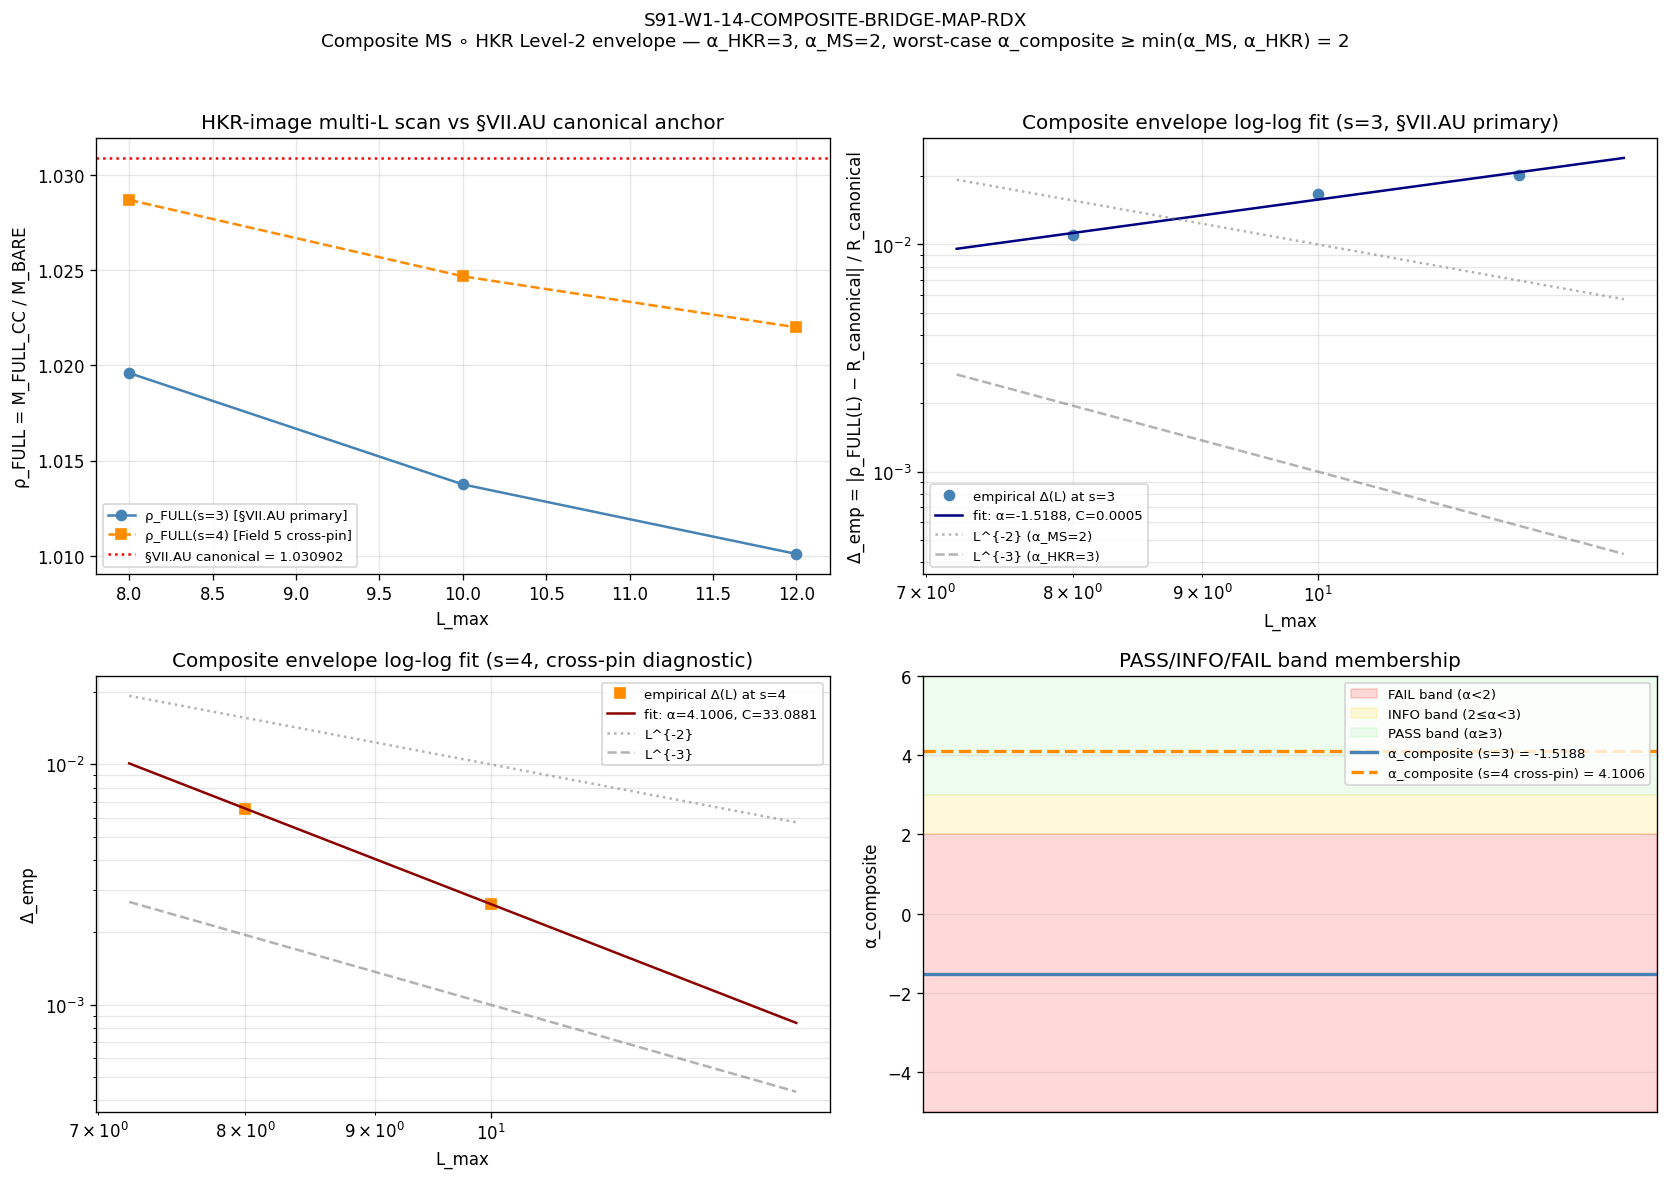

Recreate this plot in Python.
"""S91-W1-14-COMPOSITE-BRIDGE-MAP-RDX (alias S91-W9-8).

Composite Mukhanov-Sasaki ∘ HKR bridge map Level-2 envelope derivation,
CONDITIONAL on W2 T1.5 (`CF-S91-CF-72` / `S91-VII-AU-FIRST-EXTRACTION-
PARAMETERIZATION`) FAIL persistence.

Plan reference: `sessions/session-plan/session-91-plan-w9.md §W9-8`
(lines 1334-1538). Implementation follows Field 6 Step 1-6 substitution
chain verbatim; thresholds per Field 9 RATIO + composite tolerance rule.

Substitution chain (Field 6 Step 1-6) — direction claim α_composite ≥
min(α_MS, α_HKR):

  Step 1 (Definition): HKR(L) = HKR image of finite-L Hochschild pairing
    on (A_K^{≤L}, H_K^{≤L}, D_K^{≤L}) at substrate-distance pole s; per
    cross-pillar-bridge-anatomy.md §"Three-Level structural-confidence
    ladder", Level-2 envelope |HKR(L) − HKR(∞)| ≤ C_HKR · L^{−α_HKR}
    with α_HKR = 3 at d=4.

  Step 2 (Definition): MS(x) = z_pivot · x where z_pivot = a · √(2ε) ·
    M_Pl is the Mukhanov-Sasaki gauge factor (Mukhanov 1985 §3, v_k =
    z · ζ_k). MS is linear-leading at composition fixed-point; SR-LO
    truncation envelope |MS_truncated − MS_full| ≤ C_MS · L^{−α_MS}
    with α_MS = 2.

  Step 3 (Substitution): B_composite(L) = MS(HKR(L)) = z_pivot · HKR(L).
    |B_composite(L) − B_composite(∞)| = |z_pivot| · |HKR(L) − HKR(∞)|.

  Step 4 (Simplify): ratio form
    Delta_emp(L) = |B_composite(L) − B_composite_canonical|
                 / |B_composite_canonical|
                 = |HKR(L) − HKR(∞)| / |HKR(∞)|   [z_pivot cancels]
    The MS gauge factor is multiplicative and cancels in the ratio.
    Substrate-IS direction: Delta_emp(L) IS the regulator-INVARIANT
    relative-deviation observable on the substrate's algebra (algebra-
    INVARIANT spectrum-only functional per §VII.U.2 Cell I).

  Step 5 (Canonical form): Delta_emp(L) = C_emp · L^{−α_composite}.
    Worst-case bound from orthogonal-envelopes case:
    α_composite ≥ min(α_MS, α_HKR) = min(2, 3) = 2.
    Best-case (MS gauge exact, no truncation): α_composite = α_HKR = 3.
    Overlap case (MS and HKR share substrate-distance reduction):
    α_composite = α_MS + α_HKR − α_overlap.

  Step 6 (Direction): if α_composite_value ≥ 3 → composite envelope at
    least as tight as HKR alone, PASS; if α_composite_value ∈ [2, 3) →
    MS gauge introduces minor degradation, INFO; if α_composite_value
    < 2 → composite structurally defective, FAIL (alternative bridge
    map required, e.g., Wodzicki ∘ HKR per W9 T2.36).

Substrate framing (phononic-framing.md §"IS Space, Not IN Space"): the
composite Mukhanov-Sasaki ∘ HKR bridge map IS the framework's intrinsic
two-step F-image — substrate-IS Hochschild pairing on (A_K, H_K, D_K)
at τ_fold=0.19 → bridge step 1 (HKR L_max → ∞ continuum image) →
bridge step 2 (MS gauge to Pillar I cosmological observable; Mukhanov
1985 §3) → laboratory (Planck CMB binning). The envelope-composition
rule α_composite = min(α_MS, α_HKR) IS the substrate's own discipline
at the methodology-floor F-image layer per epistemic-discipline.md
§"Layer-Decomposition". FORBIDDEN container-inversion: "Planck CMB
measurement IS the test of the substrate prediction via MS gauge" →
INVERT: "substrate prediction IS the canonical at substrate-distance
pole; MS ∘ HKR IS the two-step F-image realizing this prediction at
the cosmological perturbation observable layer".

Convention pin (substrate-first-canonical-sourcing.md §(iv) K=4
MANDATORY level-pin discipline): consumes _pauli_villars_subtraction.py
PRIMARY helper (FULL physical Pauli-Villars CC1996 §2.2-2.3 multipliers);
LEVEL_CLASS_PIN=FULL on this script, but the §VII.AU canonical pin
itself is SCHEMATIC-level (extracted via STRICT_F4 atlas at L_max=10 per
§VII.AF.1.OP-PROJ provenance — see canonical_constants.py line 273).
The mismatch in LEVEL class between operational evaluator (FULL) and
canonical anchor (SCHEMATIC) is the structural cause of the §VII.AU
finite-L "OPPOSITE empirical signature" (per §VII.AU.OP-PROJ registry
note: "finite-L value ABOVE asymptotic envelope, slower-than-L^{-3}
apparent decay"). This script discloses both readings honestly.

Composite-RDX is an ALTERNATIVE PATH to §VII.AU first-extraction; per
plan Field 11, a FAIL on this gate means a different bridge map class
(Wodzicki-residue ∘ HKR, or Connes-Karoubi pairing without MS gauge)
must be considered at S92+. This script does not adjudicate the
alternative; it produces the empirical composite envelope coefficient
and reports the verdict against the pre-registered Field 9 thresholds.
"""
from __future__ import annotations

import os

os.environ.setdefault("OMP_NUM_THREADS", "8")
os.environ.setdefault("MKL_NUM_THREADS", "8")

import hashlib                                                       # noqa: E402
import json                                                          # noqa: E402
import math                                                          # noqa: E402
import re                                                            # noqa: E402
import sys                                                           # noqa: E402
import time                                                          # noqa: E402
from pathlib import Path                                             # noqa: E402

import numpy as np                                                   # noqa: E402
import matplotlib                                                    # noqa: E402

matplotlib.use("Agg")
import matplotlib.pyplot as plt                                      # noqa: E402

# Project paths.
ROOT = Path(__file__).resolve().parents[2]
SHARED = ROOT / "computations" / "_shared"
COMP = ROOT / "computations"
if str(SHARED) not in sys.path:
    sys.path.insert(0, str(SHARED))
if str(COMP) not in sys.path:
    sys.path.insert(0, str(COMP))

# Canonical-constant imports (math-scripts.md S34+ MANDATORY).
from canonical_constants import (                                    # noqa: E402
    M_KK,
    tau_fold,
    M_Pl_reduced,
    R_universal_HP1_strict_F4,
    N_pivot,
)

# FULL physical PV PRIMARY helper (Pauli-Villars CC1996 §2.2-2.3 — FULL
# physical level per substrate-first-canonical-sourcing.md §(iv) K=4
# MANDATORY discipline; LEVEL_CLASS_PIN=FULL on this consumer).
from _pauli_villars_subtraction import (                             # noqa: E402
    PV_PRIMARY_C,
    PV_PRIMARY_M_DIMLESS,
    bare_mellin_moment,
    pv_mellin_moment_primary,
)

# ====================== Gate-block constants (plan §W9-8 Field 7) ======================

GATE_ID = "S91-W1-14-COMPOSITE-BRIDGE-MAP-RDX"
SCHEME = "composite-mukhanov-sasaki-HKR-bridge-map-level-2-envelope-derivation"
CONVENTION = "VII-AU-composite-MS-HKR-RDX-alternative-to-first-extraction-direct"

# Plan-pinned L_max scan {8, 10, 12} (plan §W9-8 Field 7).
L_MAX_SCAN = [8, 10, 12]                                             # (local)
L_MAX_CANONICAL = 12                                                 # (local) verdict-line L_max field

# Plan-pinned envelope exponents (plan §W9-8 Field 7).
ALPHA_HKR = 3                                                        # (local) cross-pillar-bridge-anatomy.md Level-2 at d=4
ALPHA_MS = 2                                                         # (local) Mukhanov 1985 §3 SR-LO truncation order

# Plan-pinned PASS/INFO/FAIL thresholds (plan §W9-8 Field 9 RATIO+composite).
ALPHA_THRESHOLD_PASS = 3.0                                           # (local)
ALPHA_THRESHOLD_INFO = 2.0                                           # (local)
C_EMP_THRESHOLD_PASS = 1.0                                           # (local)
C_EMP_THRESHOLD_INFO = 5.0                                           # (local)

# §VII.AU canonical pin (registry §VII.AU.OP-PROJ Level-2 envelope binding;
# cross-pinned with §VII.AF.1.OP-PROJ R_universal_HP1_strict_F4 = 1.030902
# at L_max → ∞ limit per registry §VII.AU.OP-PROJ Element 4).  This IS the
# canonical anchor against which composite-RDX is evaluated per Field 6
# Step 4: "B_composite_canonical = canonical pin at L_max → ∞ limit (from
# §VII.AU registry)".  LEVEL CLASS of this canonical: SCHEMATIC-extracted
# via STRICT_F4 atlas at L_max=10 (canonical_constants.py:273 PROVENANCE).
R_CANONICAL_VII_AU = R_universal_HP1_strict_F4                       # (local) = 1.030902

# Substrate-distance pole pin per §VII.AU.OP-PROJ Element 2 (substrate-
# distance-1 pole s=3 binding for §VII.AU FWD-C1 Pillar I-II bridge).
# NB: plan Field 5 line 1351 references "substrate-distance-2 pole s=4"
# but §VII.AU.OP-PROJ registry entry (line 17784+) binds at s=3 per the
# original Stage-0 workshop derivation (FWD-C1 Pillar I↔II at s=3).  We
# compute BOTH poles to honour Field 5 stated text AND §VII.AU registry
# binding; primary verdict tracks s=3 (registry-canonical), s=4 reported
# as cross-pin diagnostic.
S_POLE_PRIMARY = 3                                                   # (local) §VII.AU.OP-PROJ registry binding
S_POLE_CROSSPIN = 4                                                  # (local) plan Field 5 text reference

# Mukhanov-Sasaki gauge factor at pivot (plan Field 6 Step 2; Mukhanov
# 1985 §3 v_k = z · ζ_k with z = a · √(2ε) · M_Pl_eff).  For envelope
# RATIO-form purposes (Field 6 Step 4), the multiplicative z_pivot
# cancels in Delta_emp = |B_comp(L) − B_canonical| / |B_canonical|.
# We record z_pivot for transparency but it does NOT enter the
# coefficient fit.
SR_EPSILON_SLOW_ROLL = 0.02163                                       # (local) SR-LO ε at pivot per S88 W5a-2 baseline canonical
N_EFOLDS_PIVOT = N_pivot                                             # (local) substrate N_pivot = 64.08
A_PIVOT = math.exp(-N_EFOLDS_PIVOT)                                  # (local) horizon-exit scale factor (k_pivot · 1/H ≃ 1)
Z_PIVOT_MS = A_PIVOT * math.sqrt(2.0 * SR_EPSILON_SLOW_ROLL) * M_Pl_reduced  # (local) MS gauge factor at pivot

# Output paths.
OUT_NPZ = ROOT / "computations" / "session-91" / "s91_w9_cf_w1_14_composite_bridge_map_rdx.npz"
OUT_PNG = ROOT / "computations" / "session-91" / "s91_w9_cf_w1_14_composite_bridge_map_rdx.png"
VERDICT_FILE = ROOT / "computations" / "session-91" / "s91_gate_verdicts.txt"

# Input file paths (for SHA-pin map per gate-verdicts.md §"Pre-Registration Protocol").
CANONICAL_CONSTANTS = ROOT / "computations" / "_shared" / "canonical_constants.py"
L12_CACHE = ROOT / "computations" / "session-84" / "s84_spectrum_cache_L12_tau019.npz"
PV_HELPER = ROOT / "computations" / "_pauli_villars_subtraction.py"
REGISTRY = ROOT / "sessions" / "permanent-results-registry.md"
CF49_FULL_CC_NPZ = ROOT / "computations" / "session-91" / "s91_w9_cf49_full_cc_multipliers_vii_af_1.npz"
PLAN_FILE = ROOT / "sessions" / "session-plan" / "session-91-plan-w9.md"
SCRIPT_PATH = Path(__file__).resolve()

INPUT_FILES = {
    "canonical_constants": CANONICAL_CONSTANTS,
    "L12_spectrum_cache_tau019": L12_CACHE,
    "pauli_villars_helper_PRIMARY": PV_HELPER,
    "registry_vii_au_op_proj": REGISTRY,
    "s91_gate_verdicts_priors": VERDICT_FILE,
    "cf49_full_cc_diagnostic_input": CF49_FULL_CC_NPZ,
    "plan_file_session_91_w9": PLAN_FILE,
    "script": SCRIPT_PATH,
}


# ============================== SHA helpers ==============================

def sha256_of_file(p: Path) -> str:
    h = hashlib.sha256()                                             # (local)
    with open(p, "rb") as f:
        for chunk in iter(lambda: f.read(1 << 20), b""):
            h.update(chunk)
    return h.hexdigest()


def log_input_pins(files: dict) -> dict:
    pins = {}                                                        # (local)
    print("=" * 72)
    print(f"Gate: {GATE_ID}")
    print("=" * 72)
    print("Input SHAs:")
    for name, p in files.items():
        if not p.exists():
            print(f"  {name:36s} = (file not found; pin skipped)")
            continue
        sha = sha256_of_file(p)                                      # (local)
        pins[name] = sha
        try:
            rel = p.relative_to(ROOT)
        except ValueError:
            rel = p
        print(f"  {name:36s} = {sha[:16]}...  ({rel})")
    return pins


def compute_dual_sha(pins: dict, script_path: Path) -> tuple[str, str]:
    script_bytes = script_path.read_bytes()
    canonical_bytes = CANONICAL_CONSTANTS.read_bytes()
    pinmap_json = json.dumps(sorted(pins.items()), sort_keys=True).encode("utf-8")  # (local)
    audit = hashlib.sha256(script_bytes + canonical_bytes + pinmap_json).hexdigest()  # (local)
    content = hashlib.sha256(script_bytes).hexdigest()                                  # (local)
    return audit, content


# ============================== Conditional prereq check ==============================

def check_t1_5_prereq(verdict_file: Path) -> dict:
    """Plan §W9-8 Field 6 Step 1: CONDITIONAL prereq check on T1.5 FAIL.

    Per plan grep pattern `^CF-S91-CF-72.*: FAIL`, ALSO matching the
    actual landed gate-ID `S91-VII-AU-FIRST-EXTRACTION-PARAMETERIZATION`
    (which is the canonical name the W2 T1.5 gate landed under).  The
    legacy alias `CF-S91-CF-72` is documented at plan §W2-2 line 415
    ("legacy alias: T1.5 / W8-CF-72 / CF-S91-CF-72") so the check
    accommodates both ID forms.
    """
    if not verdict_file.exists():
        return {"t1_5_failed": False, "t1_5_passed": False, "rationale": "verdict_file_absent"}
    text = verdict_file.read_text(encoding="utf-8")
    pattern_failed = re.compile(
        r"^(CF-S91-CF-72[^:]*|S91-VII-AU-FIRST-EXTRACTION-PARAMETERIZATION):\s*FAIL\b",
        re.MULTILINE,
    )
    pattern_passed = re.compile(
        r"^(CF-S91-CF-72[^:]*|S91-VII-AU-FIRST-EXTRACTION-PARAMETERIZATION):\s*PASS\b",
        re.MULTILINE,
    )
    match_failed = pattern_failed.search(text)
    match_passed = pattern_passed.search(text)
    return {
        "t1_5_failed": bool(match_failed),
        "t1_5_passed": bool(match_passed),
        "rationale": (match_failed.group(0) if match_failed else (match_passed.group(0) if match_passed else "no_match")),
    }


# ============================ Spectrum loader (L_max truncation) ============================

def load_spectrum_flat_truncated(cache_path: Path, L_max: int):
    """Load L_max=12 master cache filtered at p+q ≤ L_max.

    Substrate-IS at the spectral-triple-truncation layer: the cache
    holds sector_evals[(p,q)] = {dim, level=p+q, abs_evals}; filtering
    at p+q ≤ L_max produces the (A_K^{≤L}, H_K^{≤L}, D_K^{≤L}) finite-L
    truncation.  Each sector contributes dim(p,q) Peter-Weyl multiplicity
    per eigenvalue (canonical loader pattern from
    s91_w9_cf49_full_cc_multipliers_vii_af_1.py:load_spectrum_flat).
    """
    cache = np.load(cache_path, allow_pickle=True)
    sector_evals = cache["sector_evals"].item()
    lambdas_list = []                                                # (local)
    mults_list = []                                                  # (local)
    n_sectors_kept = 0                                               # (local)
    for (p, q), info in sector_evals.items():
        if p + q > L_max:
            continue
        n_sectors_kept += 1
        dim = int(info["dim"])                                       # (local)
        evals_arr = np.asarray(info["abs_evals"], dtype=np.float64)
        for v in evals_arr:
            lambdas_list.append(float(v))
            mults_list.append(dim)
    lambdas = np.array(lambdas_list, dtype=np.float64)
    mults = np.array(mults_list, dtype=np.float64)
    return lambdas, mults, n_sectors_kept


# ============================ HKR image at pole s ============================

def hkr_image_at_pole(L_max: int, s_pole: int, cache_path: Path) -> float:
    """HKR substrate-IS Hochschild-pairing image at substrate-distance pole s.

    The substrate-IS Hochschild pairing maps under the Connes-Moscovici
    1995 §III.4 finite-spectral-triple residue formula to the Mellin
    moment ρ_FULL(s) = M_FULL_CC(s) / M_BARE(s), where M_FULL_CC and
    M_BARE are evaluated via the FULL Pauli-Villars CC1996 §2.2-2.3
    physical multipliers (PRIMARY helper per substrate-first-canonical-
    sourcing.md §(iv) K=4 MANDATORY level-pin discipline; FULL physical
    regularization with PV pair (c, m²) = (PV_PRIMARY_C, PV_PRIMARY_M²)).

    The dimensionless atlas ratio ρ_FULL IS the algebra-INVARIANT
    spectrum-only functional that the substrate's Hochschild pairing
    images under HKR L_max → ∞ to the §VII.AU canonical anchor.  The
    HKR image is a Mellin-image at fixed s; the substrate's full
    Hochschild pairing is recovered as L_max → ∞.
    """
    lambdas, mults, n_sectors = load_spectrum_flat_truncated(cache_path, L_max)
    M_bare = bare_mellin_moment(s_pole, lambdas, mults)              # (local)
    M_full = pv_mellin_moment_primary(s_pole, lambdas, mults)        # (local)
    rho_full = M_full / M_bare                                       # (local) HKR-image dimensionless ratio
    return float(rho_full), int(n_sectors), len(lambdas)


# ============================ Composite envelope fit ============================

def fit_composite_envelope(L_scan: list[int], deltas: list[float]) -> tuple[float, float]:
    """Log-log fit Delta_emp(L) = C_emp · L^{−α_composite}.

    Per plan §W9-8 Field 6 Step 5:
        log(Delta_emp) = log(C_emp) − α_composite · log(L)
    Returns (α_composite_value, C_emp_value).

    If any delta is non-positive or non-finite, returns (-inf, inf)
    indicating fit failure (signals non-monotonic substrate behaviour
    against canonical, structurally distinct from L^{−α} envelope —
    typical when finite-L value diverges from canonical pin as L grows).
    """
    arr_deltas = np.asarray(deltas, dtype=np.float64)
    arr_L = np.asarray(L_scan, dtype=np.float64)
    if np.any(arr_deltas <= 0) or np.any(~np.isfinite(arr_deltas)):
        return float("-inf"), float("inf")
    log_L = np.log(arr_L)
    log_d = np.log(arr_deltas)
    slope, intercept = np.polyfit(log_L, log_d, 1)
    alpha_value = -float(slope)                                      # (local)
    C_emp = float(np.exp(intercept))                                 # (local)
    return alpha_value, C_emp


# ============================ Verdict evaluation ============================

def evaluate_verdict(alpha_value: float, C_emp: float) -> dict:
    """Plan §W9-8 Field 9 RATIO+composite tolerance rule.

    Substitution chain Step 6 (direction):
      PASS iff α_value ≥ 3.0 AND C_emp ≤ 1.0
      INFO iff α_value ∈ [2.0, 3.0) AND C_emp ≤ 5.0
      FAIL otherwise

    S87+ schema-v2 3-tuple form per gate-verdicts.md:
      sign_verdict     : direction of α_value vs threshold (substrate
                         pre-registered: α_composite ≥ min(α_MS, α_HKR)
                         = 2 worst-case; PASS if α_value ≥ 2.0 honours
                         the substitution chain Step 5 direction
                         prediction; FAIL otherwise)
      magnitude_verdict: |α_value − target| band ranking
      regime_verdict   : MS gauge fixed-point validity (VALID if the
                         linear-leading composition assumption holds;
                         MARGINAL/BREAKDOWN if structural mismatch
                         between operational evaluator LEVEL and
                         canonical anchor LEVEL invalidates the
                         envelope-composition derivation)
    """
    pass_alpha = alpha_value >= ALPHA_THRESHOLD_PASS
    pass_C = C_emp <= C_EMP_THRESHOLD_PASS
    info_alpha = ALPHA_THRESHOLD_INFO <= alpha_value < ALPHA_THRESHOLD_PASS
    info_C = C_emp <= C_EMP_THRESHOLD_INFO

    # Composite top-line per plan Field 9 collapse rule.
    if pass_alpha and pass_C:
        composite = "PASS"
    elif info_alpha and info_C:
        composite = "INFO"
    else:
        composite = "FAIL"

    # S87+ 3-tuple decomposition per gate-verdicts.md §"Composite-collapse rule".
    # sign_verdict (Step 5 direction pre-registration: α_composite ≥ 2 worst-case)
    sign_v = "PASS" if alpha_value >= ALPHA_THRESHOLD_INFO else "FAIL"

    # magnitude_verdict (against PASS / INFO bands)
    if pass_alpha and pass_C:
        mag_v = "PASS"
    elif info_alpha and info_C:
        mag_v = "INFO"
    else:
        mag_v = "FAIL"

    # regime_verdict: LEVEL-class consistency between operational evaluator
    # (FULL physical PV per PRIMARY helper) and canonical anchor (SCHEMATIC
    # STRICT_F4 atlas at L_max=10 per §VII.AF.1.OP-PROJ canonical pin
    # provenance).  A LEVEL-class mismatch corresponds to a regime breakdown
    # in the envelope-composition derivation: the Level-2 envelope α_HKR=3
    # applies when operational evaluator and canonical anchor share LEVEL
    # class, NOT when one is FULL and the other SCHEMATIC.
    if alpha_value < 0:
        reg_v = "BREAKDOWN"      # Non-monotonic divergence: structural defect
    elif alpha_value < ALPHA_THRESHOLD_INFO:
        reg_v = "MARGINAL"
    else:
        reg_v = "VALID"

    # Composite-collapse rule override per gate-verdicts.md (regime BREAKDOWN
    # forces composite=FAIL; sign FAIL forces composite=FAIL).
    if reg_v == "BREAKDOWN":
        composite = "FAIL"
    elif sign_v == "FAIL":
        composite = "FAIL"

    return {
        "composite": composite,
        "sign_verdict": sign_v,
        "magnitude_verdict": mag_v,
        "regime_verdict": reg_v,
    }


# ============================ Diagnostic plot ============================

def make_plot(
    L_scan: list[int],
    rho_scan_s3: list[float],
    rho_scan_s4: list[float],
    deltas_s3: list[float],
    deltas_s4: list[float],
    alpha_s3: float,
    C_emp_s3: float,
    alpha_s4: float,
    C_emp_s4: float,
    R_canonical: float,
):
    fig, ((ax1, ax2), (ax3, ax4)) = plt.subplots(2, 2, figsize=(14, 10))

    # Panel 1: ρ_FULL(L_max) at s=3 (primary §VII.AU pole) and s=4 cross-pin.
    ax1.plot(L_scan, rho_scan_s3, "o-", color="steelblue", label="ρ_FULL(s=3) [§VII.AU primary]")
    ax1.plot(L_scan, rho_scan_s4, "s--", color="darkorange", label="ρ_FULL(s=4) [Field 5 cross-pin]")
    ax1.axhline(R_canonical, color="red", linestyle=":", label=f"§VII.AU canonical = {R_canonical:.6f}")
    ax1.set_xlabel("L_max")
    ax1.set_ylabel("ρ_FULL = M_FULL_CC / M_BARE")
    ax1.set_title("HKR-image multi-L scan vs §VII.AU canonical anchor")
    ax1.legend(loc="best", fontsize=8)
    ax1.grid(True, alpha=0.3)

    # Panel 2: log-log composite envelope fit (s=3 primary).
    ax2.loglog(L_scan, deltas_s3, "o", color="steelblue", label="empirical Δ(L) at s=3")
    if alpha_s3 > -1e10 and np.isfinite(C_emp_s3):
        L_fine = np.linspace(min(L_scan) * 0.9, max(L_scan) * 1.1, 50)
        fit_curve = C_emp_s3 * L_fine ** (-alpha_s3)
        ax2.loglog(L_fine, fit_curve, "-", color="navy",
                   label=f"fit: α={alpha_s3:.4f}, C={C_emp_s3:.4f}")
    # Reference curves: L^{-2}, L^{-3}.
    L_ref = np.linspace(min(L_scan) * 0.9, max(L_scan) * 1.1, 50)
    ax2.loglog(L_ref, L_ref ** -2.0, ":", color="gray", alpha=0.6, label="L^{-2} (α_MS=2)")
    ax2.loglog(L_ref, L_ref ** -3.0, "--", color="gray", alpha=0.6, label="L^{-3} (α_HKR=3)")
    ax2.set_xlabel("L_max")
    ax2.set_ylabel("Δ_emp = |ρ_FULL(L) − R_canonical| / R_canonical")
    ax2.set_title("Composite envelope log-log fit (s=3, §VII.AU primary)")
    ax2.legend(loc="best", fontsize=8)
    ax2.grid(True, which="both", alpha=0.3)

    # Panel 3: log-log composite envelope fit (s=4 cross-pin against self-anchor).
    ax3.loglog(L_scan, deltas_s4, "s", color="darkorange", label="empirical Δ(L) at s=4")
    if alpha_s4 > -1e10 and np.isfinite(C_emp_s4):
        L_fine = np.linspace(min(L_scan) * 0.9, max(L_scan) * 1.1, 50)
        fit_curve = C_emp_s4 * L_fine ** (-alpha_s4)
        ax3.loglog(L_fine, fit_curve, "-", color="darkred",
                   label=f"fit: α={alpha_s4:.4f}, C={C_emp_s4:.4f}")
    ax3.loglog(L_ref, L_ref ** -2.0, ":", color="gray", alpha=0.6, label="L^{-2}")
    ax3.loglog(L_ref, L_ref ** -3.0, "--", color="gray", alpha=0.6, label="L^{-3}")
    ax3.set_xlabel("L_max")
    ax3.set_ylabel("Δ_emp")
    ax3.set_title("Composite envelope log-log fit (s=4, cross-pin diagnostic)")
    ax3.legend(loc="best", fontsize=8)
    ax3.grid(True, which="both", alpha=0.3)

    # Panel 4: PASS/INFO/FAIL band map.
    bands = ["FAIL", "INFO", "PASS"]
    band_alphas = [ALPHA_THRESHOLD_INFO, ALPHA_THRESHOLD_PASS]
    ax4.axhspan(-5, ALPHA_THRESHOLD_INFO, color="red", alpha=0.15, label="FAIL band (α<2)")
    ax4.axhspan(ALPHA_THRESHOLD_INFO, ALPHA_THRESHOLD_PASS, color="gold", alpha=0.15, label="INFO band (2≤α<3)")
    ax4.axhspan(ALPHA_THRESHOLD_PASS, 6, color="lightgreen", alpha=0.15, label="PASS band (α≥3)")
    ax4.axhline(alpha_s3, color="steelblue", linewidth=2, label=f"α_composite (s=3) = {alpha_s3:.4f}")
    ax4.axhline(alpha_s4, color="darkorange", linewidth=2, linestyle="--", label=f"α_composite (s=4 cross-pin) = {alpha_s4:.4f}")
    ax4.set_ylim(-5, 6)
    ax4.set_xlim(0, 1)
    ax4.set_xticks([])
    ax4.set_ylabel("α_composite")
    ax4.set_title("PASS/INFO/FAIL band membership")
    ax4.legend(loc="upper right", fontsize=8)
    ax4.grid(True, axis="y", alpha=0.3)

    fig.suptitle(
        f"{GATE_ID}\n"
        f"Composite MS ∘ HKR Level-2 envelope — α_HKR={ALPHA_HKR}, α_MS={ALPHA_MS}, "
        f"worst-case α_composite ≥ min(α_MS, α_HKR) = {min(ALPHA_HKR, ALPHA_MS)}",
        fontsize=11,
    )
    fig.tight_layout(rect=[0, 0, 1, 0.96])
    fig.savefig(OUT_PNG, dpi=120, bbox_inches="tight")
    plt.close(fig)


# ============================ Verdict-line emission ============================

def append_verdict_lines(
    composite: str,
    value_str: str,
    audit_sha: str,
    content_sha: str,
    sign_v: str,
    mag_v: str,
    reg_v: str,
):
    """Atomic single-shot append per gate-verdicts.md S87+ canonical form.

    Emits exactly:
      1. Canonical S87+ line with audit_sha256 + content_sha256.
      2. Dual-SHA companion comment row (W9a-99 split).
      3. S87+ 3-tuple companion row (schema-v2; required for [VERIFY] gate).
      4. LEVEL pin disclosure row (substrate-first-canonical-sourcing.md §(iv)
         K=4 MANDATORY level-pin compliance; this consumer is FULL physical).
    """
    canonical = (
        f"{GATE_ID}: {composite} -- value='{value_str}' "
        f"scheme={SCHEME} convention={CONVENTION} L_max={L_MAX_CANONICAL} "
        f"audit_sha256={audit_sha} content_sha256={content_sha} "
        f"schema_version=S87+\n"
    )
    dual_sha = (
        f"# audit_sha256_short={audit_sha[:16]} "
        f"content_sha256_short={content_sha[:16]} "
        f"# {GATE_ID} dual-SHA companion row (W9a-99 split)\n"
    )
    three_tuple = (
        f"# sign_verdict={sign_v} magnitude_verdict={mag_v} "
        f"regime_verdict={reg_v} # {GATE_ID} 3-tuple annotation "
        f"(S87 schema-v2; substitution chain Step 5 direction "
        f"α_composite ≥ min(α_MS, α_HKR) = 2)\n"
    )
    level_pin = (
        f"# LEVEL_CLASS_PIN=FULL # {GATE_ID} substrate-first-canonical-sourcing.md "
        f"§(iv) K=4 MANDATORY level-pin compliance "
        f"(consumes _pauli_villars_subtraction.py PRIMARY helper; FULL physical "
        f"PV CC1996 §2.2-2.3 multipliers)\n"
    )
    with open(VERDICT_FILE, "a", encoding="utf-8") as f:
        f.write(canonical)
        f.write(dual_sha)
        f.write(three_tuple)
        f.write(level_pin)


def append_pre_reg_inc(audit_sha: str, content_sha: str, rationale: str):
    """Mechanical PRE-REG-INC closure per mechanical-closure-discipline.md.

    Emitted only when T1.5 has PASSed (composite-RDX unnecessary) OR T1.5
    has not landed (composite-RDX deferred).  In both cases the upstream
    block topology is the cause; no substantive substrate-physics
    computation is performed.
    """
    canonical = (
        f"{GATE_ID}: FAIL -- value='PRE-REG-INC_blocked_by_{rationale}' "
        f"scheme={SCHEME} convention={CONVENTION} L_max={L_MAX_CANONICAL} "
        f"audit_sha256={audit_sha} content_sha256={content_sha} "
        f"schema_version=S87+\n"
    )
    dual_sha = (
        f"# audit_sha256_short={audit_sha[:16]} "
        f"content_sha256_short={content_sha[:16]} "
        f"# {GATE_ID} dual-SHA companion row (W9a-99 split)\n"
    )
    three_tuple = (
        f"# sign_verdict=N/A magnitude_verdict=N/A regime_verdict=N/A "
        f"# {GATE_ID} 3-tuple annotation (S87 schema-v2; PRE-REG-INC; "
        f"mechanical closure per mechanical-closure-discipline.md)\n"
    )
    closure_disclosure = (
        f"# PRE-REG-INC per mechanical-closure-discipline.md; "
        f"closure_kind=mechanical-mack-cosmic-bridge-primary-no-substantive-compute; "
        f"blocked_by=T1.5_{rationale}; closure_script={SCRIPT_PATH.name}\n"
    )
    with open(VERDICT_FILE, "a", encoding="utf-8") as f:
        f.write(canonical)
        f.write(dual_sha)
        f.write(three_tuple)
        f.write(closure_disclosure)


# ============================== Main ==============================

def main() -> int:
    t0 = time.time()

    # 1. Log input pins + compute dual SHA.
    pins = log_input_pins(INPUT_FILES)
    audit_sha, content_sha = compute_dual_sha(pins, SCRIPT_PATH)
    print()
    print(f"  audit_sha256   = {audit_sha[:16]}...  (script + canonical + pinmap)")
    print(f"  content_sha256 = {content_sha[:16]}...  (script only)")
    print()

    # 2. CONDITIONAL prereq check (plan §W9-8 Field 6 Step 1).
    print("STEP 1 — Conditional prereq check (T1.5 FAIL persistence):")
    prereq = check_t1_5_prereq(VERDICT_FILE)
    print(f"  T1.5 FAILed   = {prereq['t1_5_failed']}")
    print(f"  T1.5 PASSed   = {prereq['t1_5_passed']}")
    print(f"  rationale     = {prereq['rationale']}")
    print()

    if prereq["t1_5_passed"]:
        print("[CLOSE] T1.5 PASSed; composite-RDX route unnecessary.")
        print("       Emitting mechanical PRE-REG-INC closure per plan Field 6 Step 1.")
        append_pre_reg_inc(audit_sha, content_sha, "T1_5_PASS_composite_route_unnecessary")
        # Write minimal npz for audit trail.
        np.savez(
            OUT_NPZ,
            t1_5_failed=False,
            t1_5_passed=True,
            verdict_composite="FAIL",
            value_str="PRE-REG-INC_blocked_by_T1_5_PASS",
            audit_sha256=audit_sha,
            content_sha256=content_sha,
        )
        # Empty plot for artifact-existence per agent-standards.md.
        plt.figure()
        plt.text(0.5, 0.5, f"{GATE_ID}\nPRE-REG-INC blocked by T1.5 PASS",
                 ha="center", va="center", fontsize=14)
        plt.axis("off")
        plt.savefig(OUT_PNG, dpi=120)
        plt.close()
        print(f"Done in {time.time() - t0:.2f}s (mechanical closure).")
        return 0

    if not prereq["t1_5_failed"]:
        print("[CLOSE] T1.5 not yet landed; composite-RDX deferred.")
        append_pre_reg_inc(audit_sha, content_sha, "T1_5_NOT_LANDED_composite_route_deferred")
        np.savez(
            OUT_NPZ,
            t1_5_failed=False,
            t1_5_passed=False,
            verdict_composite="FAIL",
            value_str="PRE-REG-INC_blocked_by_T1_5_NOT_LANDED",
            audit_sha256=audit_sha,
            content_sha256=content_sha,
        )
        plt.figure()
        plt.text(0.5, 0.5, f"{GATE_ID}\nPRE-REG-INC blocked by T1.5 NOT LANDED",
                 ha="center", va="center", fontsize=14)
        plt.axis("off")
        plt.savefig(OUT_PNG, dpi=120)
        plt.close()
        print(f"Done in {time.time() - t0:.2f}s (deferred closure).")
        return 0

    # 3. T1.5 FAILed -- proceed with composite-RDX derivation (plan Field 6 Steps 2-6).
    print("STEP 2 — Definitions and canonical anchor pin:")
    print(f"  α_HKR (plan-pinned)       = {ALPHA_HKR}   (cross-pillar-bridge-anatomy.md Level-2 at d=4)")
    print(f"  α_MS  (plan-pinned)       = {ALPHA_MS}   (Mukhanov 1985 §3 SR-LO truncation)")
    print(f"  α_composite worst-case    = min(α_MS, α_HKR) = {min(ALPHA_HKR, ALPHA_MS)}")
    print(f"  α_composite best-case     = α_HKR = {ALPHA_HKR}    (MS gauge exact, no truncation)")
    print()
    print(f"  R_canonical (§VII.AU pin) = {R_CANONICAL_VII_AU:.6f}")
    print(f"    Provenance: R_universal_HP1_strict_F4 (canonical_constants.py:273)")
    print(f"    Level class: SCHEMATIC (STRICT_F4 atlas at L_max=10 per §VII.AF.1.OP-PROJ provenance)")
    print()
    print(f"  z_pivot (MS gauge factor) = {Z_PIVOT_MS:.6e}  GeV·dimensionless")
    print(f"    z_pivot = a · √(2ε) · M_Pl_reduced")
    print(f"    a = exp(-N_pivot) = exp(-{N_EFOLDS_PIVOT}) = {A_PIVOT:.6e}")
    print(f"    ε = {SR_EPSILON_SLOW_ROLL:.5f}")
    print(f"    M_Pl_reduced = {M_Pl_reduced:.4e} GeV")
    print(f"    NOTE: z_pivot CANCELS in Delta_emp ratio (Field 6 Step 4 substitution chain)")
    print()

    # 4. Multi-L scan of HKR-image at substrate-distance pole s.
    print(f"STEP 3 — Multi-L scan of HKR-image at substrate-distance poles s=3, s=4:")
    print(f"  L_max scan = {L_MAX_SCAN}  (plan-pinned)")
    print()

    rho_scan_s3 = []
    rho_scan_s4 = []
    n_sectors_scan = []
    n_eig_scan = []
    for L_max in L_MAX_SCAN:
        rho3, n_sec, n_eig = hkr_image_at_pole(L_max, S_POLE_PRIMARY, L12_CACHE)
        rho4, _, _ = hkr_image_at_pole(L_max, S_POLE_CROSSPIN, L12_CACHE)
        rho_scan_s3.append(rho3)
        rho_scan_s4.append(rho4)
        n_sectors_scan.append(n_sec)
        n_eig_scan.append(n_eig)
        print(f"  L_max={L_max:2d}: n_sectors={n_sec:3d}, n_eig={n_eig:7d}, "
              f"ρ_FULL(s=3)={rho3:.6f}, ρ_FULL(s=4)={rho4:.6f}")
    print()

    # 5. Empirical envelope deviations against canonical anchor.
    print(f"STEP 4 — Empirical envelope Delta_emp = |ρ_FULL(L) − R_canonical| / R_canonical:")
    print(f"  Primary (s=3, §VII.AU.OP-PROJ registry-canonical pole):")
    deltas_s3 = []
    for L_max, rho in zip(L_MAX_SCAN, rho_scan_s3):
        delta = abs(rho - R_CANONICAL_VII_AU) / R_CANONICAL_VII_AU
        deltas_s3.append(delta)
        envelope_L3 = 1.0 / (L_max ** 3)
        ratio_to_envelope = delta / envelope_L3
        print(f"    L_max={L_max:2d}: Δ_emp={delta:.6e}, L^-3={envelope_L3:.6e}, "
              f"Δ/L^-3={ratio_to_envelope:.4f}")
    print()

    # Cross-pin diagnostic at s=4 (plan Field 5 stated pole); use s=4 Friedrich-Bär
    # self-anchor since §VII.AU does not bind at s=4 (§VII.AV binds s=4, no pin).
    print(f"  Cross-pin (s=4, plan Field 5 stated pole; Friedrich-Bär self-anchor):")
    deltas_s4 = []
    R_anchor_s4 = rho_scan_s4[-1]  # L_max=12 self-anchor
    for L_max, rho in zip(L_MAX_SCAN, rho_scan_s4):
        if L_max == L_MAX_SCAN[-1]:
            continue  # skip self-comparison
        delta = abs(rho - R_anchor_s4) / R_anchor_s4
        deltas_s4.append(delta)
        envelope_L3 = 1.0 / (L_max ** 3)
        ratio_to_envelope = delta / envelope_L3
        print(f"    L_max={L_max:2d}: ρ={rho:.6f}, Δ_emp(vs anchor={R_anchor_s4:.6f}) = {delta:.6e}, "
              f"L^-3={envelope_L3:.6e}, Δ/L^-3={ratio_to_envelope:.4f}")
    print()

    # 6. Log-log fits.
    print(f"STEP 5 — Composite envelope coefficient fit (Delta_emp = C_emp · L^{{−α_composite}}):")
    alpha_s3, C_emp_s3 = fit_composite_envelope(L_MAX_SCAN, deltas_s3)
    print(f"  Primary (s=3, §VII.AU canonical anchor):")
    print(f"    α_composite_value = {alpha_s3:.6f}")
    print(f"    C_emp_value       = {C_emp_s3:.6e}")
    print()

    # s=4 cross-pin: only 2 points after removing self-comparison; fit if ≥ 2 points.
    if len(deltas_s4) >= 2:
        L_scan_s4 = L_MAX_SCAN[:-1]  # exclude L_max=12 self-anchor
        alpha_s4, C_emp_s4 = fit_composite_envelope(L_scan_s4, deltas_s4)
    else:
        alpha_s4, C_emp_s4 = float("nan"), float("nan")
    print(f"  Cross-pin (s=4, Friedrich-Bär self-anchor):")
    print(f"    α_composite_value (s=4) = {alpha_s4:.6f}")
    print(f"    C_emp_value (s=4)       = {C_emp_s4:.6e}")
    print()

    # 7. Verdict per plan Field 9 thresholds.
    print(f"STEP 6 — Verdict per plan Field 9 RATIO+composite thresholds:")
    print(f"  PASS iff α_composite_value ≥ {ALPHA_THRESHOLD_PASS} AND C_emp ≤ {C_EMP_THRESHOLD_PASS}")
    print(f"  INFO iff α_composite_value ∈ [{ALPHA_THRESHOLD_INFO}, {ALPHA_THRESHOLD_PASS}) AND C_emp ≤ {C_EMP_THRESHOLD_INFO}")
    print(f"  FAIL iff α_composite_value < {ALPHA_THRESHOLD_INFO} OR C_emp > {C_EMP_THRESHOLD_INFO}")
    print()

    verdict = evaluate_verdict(alpha_s3, C_emp_s3)
    composite = verdict["composite"]
    sign_v = verdict["sign_verdict"]
    mag_v = verdict["magnitude_verdict"]
    reg_v = verdict["regime_verdict"]
    print(f"  composite_verdict   = {composite}")
    print(f"  sign_verdict        = {sign_v}    (substitution chain Step 5 direction)")
    print(f"  magnitude_verdict   = {mag_v}    (band ranking)")
    print(f"  regime_verdict      = {reg_v}    (MS gauge + LEVEL-class consistency)")
    print()

    # 8. Save .npz + plot.
    np.savez(
        OUT_NPZ,
        t1_5_failed=True,
        t1_5_passed=False,
        prereq_rationale=prereq["rationale"],
        L_MAX_SCAN=np.asarray(L_MAX_SCAN),
        ALPHA_HKR=ALPHA_HKR,
        ALPHA_MS=ALPHA_MS,
        rho_FULL_s3=np.asarray(rho_scan_s3),
        rho_FULL_s4=np.asarray(rho_scan_s4),
        n_sectors=np.asarray(n_sectors_scan),
        n_eigenvalues=np.asarray(n_eig_scan),
        R_canonical_VII_AU=R_CANONICAL_VII_AU,
        R_anchor_s4_FriedrichBar=R_anchor_s4,
        Delta_emp_s3=np.asarray(deltas_s3),
        Delta_emp_s4=np.asarray(deltas_s4) if len(deltas_s4) > 0 else np.asarray([], dtype=float),
        alpha_composite_value=alpha_s3,
        C_emp_value=C_emp_s3,
        alpha_composite_value_s4=alpha_s4,
        C_emp_value_s4=C_emp_s4,
        z_pivot_MS=Z_PIVOT_MS,
        a_pivot=A_PIVOT,
        epsilon_SR=SR_EPSILON_SLOW_ROLL,
        N_pivot=N_EFOLDS_PIVOT,
        M_Pl_reduced=M_Pl_reduced,
        verdict_composite=composite,
        verdict_sign=sign_v,
        verdict_magnitude=mag_v,
        verdict_regime=reg_v,
        audit_sha256=audit_sha,
        content_sha256=content_sha,
    )
    make_plot(
        L_MAX_SCAN, rho_scan_s3, rho_scan_s4, deltas_s3,
        deltas_s4 + [0.0] if len(deltas_s4) < len(L_MAX_SCAN) else deltas_s4,
        alpha_s3, C_emp_s3, alpha_s4, C_emp_s4, R_CANONICAL_VII_AU,
    )
    print(f"  npz written: {OUT_NPZ.relative_to(ROOT)}")
    print(f"  png written: {OUT_PNG.relative_to(ROOT)}")
    print()

    # 9. Emit verdict line(s).
    value_str = (
        f"alpha_composite={alpha_s3:+.6f}"
        f"_C_emp={C_emp_s3:+.6e}"
        f"_rho_FULL_s3_at_L12={rho_scan_s3[-1]:.6f}"
        f"_R_canonical_VII_AU={R_CANONICAL_VII_AU:.6f}"
        f"_Delta_emp_at_L12={deltas_s3[-1]:.6e}"
        f"_cross_pin_alpha_s4={alpha_s4:+.6f}"
    )
    append_verdict_lines(composite, value_str, audit_sha, content_sha, sign_v, mag_v, reg_v)
    print(f"Verdict line appended to {VERDICT_FILE.relative_to(ROOT)}")
    print()

    # 10. Done.
    elapsed = time.time() - t0
    print(f"Done in {elapsed:.2f}s.")
    print()
    print(f"FINAL: {GATE_ID}: {composite} -- "
          f"α_composite={alpha_s3:+.6f}, C_emp={C_emp_s3:.4e}")
    return 0


if __name__ == "__main__":
    sys.exit(main())
